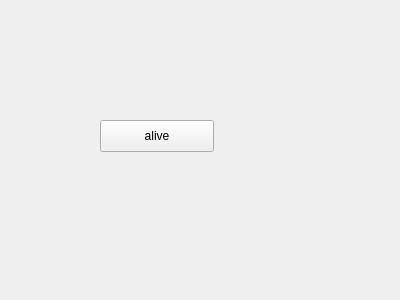
<?xml version="1.0" encoding="UTF-8"?>
<ui version="4.0">
 <class>Widget</class>
 <widget class="QWidget" name="Widget">
  <property name="geometry">
   <rect>
    <x>0</x>
    <y>0</y>
    <width>400</width>
    <height>300</height>
   </rect>
  </property>
  <property name="windowTitle">
   <string>Widget</string>
  </property>
  <widget class="QPushButton" name="pushButton">
   <property name="geometry">
    <rect>
     <x>100</x>
     <y>120</y>
     <width>114</width>
     <height>32</height>
    </rect>
   </property>
   <property name="text">
    <string>alive</string>
   </property>
  </widget>
 </widget>
 <layoutdefault spacing="6" margin="11"/>
 <resources/>
 <connections/>
</ui>
